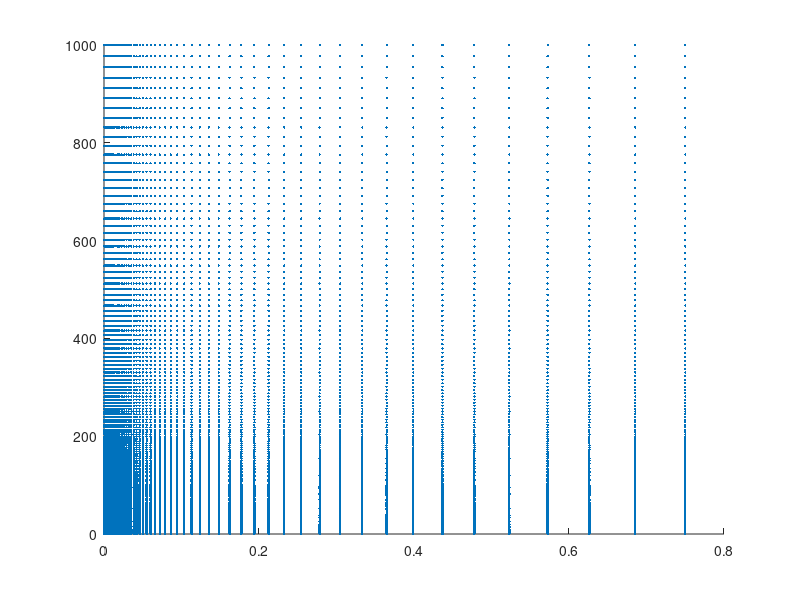

Write the MATLAB code that produced this figure. (Note: this script raises an error after producing the figure.)
clear all
clc
close all

set(0, 'DefaultLineLineWidth', 2); %set thickness of all the lines = 2

n_pigment=1.196;  %real refractive index of pigment
k_pigment=0;  %imaginary refractive index of pigment
n_medium = 1;
nang=20000;
no_of_f_v=100;
no_of_xs=500;

lamda=0.5; %freespace wavelength of incident ray in meter
f_v=logspace(-4,log10(0.75),no_of_f_v);
xs = logspace(-2,3,no_of_xs)';
teta=linspace(eps,pi,nang)';%don't start with zero to avoid division by zero
u=cos(teta);


gridmap=zeros(no_of_f_v*no_of_xs,2);
counter=1;
for i=1:length(xs)
    for j=1:length(f_v)
        gridmap(counter,1)=xs(i);
        gridmap(counter,2)=f_v(j);
        counter=counter+1;
    end
end
figure
s=scatter(gridmap(:,2),gridmap(:,1),3,'filled');
hAx=gca;
s.MarkerFaceColor = [1 0 0];
set(gca,'XScale', 'log')
set(gca,'YScale', 'log')
ylabel('Size parameter, \chi')
xlabel('Volume fraction, f_v')
hAx.XColor = [0 0 0];
hAx.YColor = [0 0 0];
hAx.LineWidth = 1.5;
axis square
xlim([10^-4 0.75])
ylim([10^-2 10^3])
hAx.XAxis.TickValues = [10^-4 10^-3 10^-2 10^-1 0.75];
xticklabels({'10^{-4}','10^{-3}','10^{-2}','10^{-1}','0.75'})
set(gca,'FontSize',13)
box on
saveas(gcf,['grid.png'])
% saveas(gcf,['reduced_scat_coeff_ref.emf'])
saveas(gcf,['grid.fig'])


f_v_cr_1 = @(x_s) (0.9047./(pi./(2*x_s)+1)).^3;%drolen tien line

drolen_fv=f_v_cr_1(xs);
drolen_fv=drolen_fv(drolen_fv>0.006);
drolen_xs=xs(end-length(drolen_fv)+1:end);
drolen_fv=[0.006;drolen_fv];
drolen_xs=[10^-2;drolen_xs];

mishchenko_fv=[0.02,0.05,0.1,0.02,0.05,0.1]; %mishchenko's experiments
mishchenko_x=[4.208,4.208,4.208,4.916,4.916,4.916];

r_list = xs*lamda/(2*pi*n_medium);

Qsca_ind = zeros(length(xs),1);
g_ind = zeros(length(xs),1);
Qsca_dep = zeros(length(xs),length(f_v));
g_dep = zeros(length(xs),length(f_v));

tic
parfor i=1:length(xs)
    radius=r_list(i);
    x_s=2*pi*n_medium*radius/lamda; %size parameter
    [Qsca_ind(i),g_ind(i),S1,S2] = mie(radius,lamda,n_medium,n_pigment,k_pigment,nang);
    Qsca_dep_i= zeros(1,length(f_v));
    g_dep_i= zeros(1,length(f_v));
    for j=1:length(f_v)
        S11=0.5*(abs(S1).^2+abs(S2).^2)';
        S=SSF_correction(f_v(j), teta, lamda/n_medium, radius);
        Qsca_dep_i(j)=2*trapz(teta,sin(teta) .* S11 .* S)/abs(x_s)^2;
        g_dep_i(j)=trapz(teta,sin(teta) .*cos(teta) .* S11 .* S)/trapz(teta,sin(teta) .* S11 .* S);
    end
    Qsca_dep(i,:)=Qsca_dep_i;
    g_dep(i,:)=g_dep_i;
end
toc

Qsca_dep_reduced=Qsca_dep.*(1-g_dep);
Qsca_ind_reduced=Qsca_ind.*(1-g_ind);

red_error_monodisperse=100*abs(Qsca_ind_reduced - Qsca_dep_reduced)./Qsca_dep_reduced;
error_monodisperse=100*abs(Qsca_ind - Qsca_dep)./Qsca_dep;
g_err_monodisperse=(g_ind - g_dep);
% g_err_monodisperse=100*abs(g_ssf-g_ssf(1,:))./g_ssf;

figure('Renderer', 'painters', 'Position', [500 300 528 420]) % starting point and height - width of the frame
contourf(f_v,xs,red_error_monodisperse,'edgecolor','none','LevelList',[0:0.1:5])
hAx=gca;
caxis([0 5])
a = colorbar;
a.Label.String = 'Error = (\sigma_s''_i_n_d - \sigma_s''_d_e_p) / \sigma_s''_d_e_p  [%]';
a.Label.FontSize = 13;
set(gca,'XScale', 'log')
set(gca,'YScale', 'log')
ylabel('Size parameter')
xlabel('Volume fraction, f_v')
colormap(jet)
hold on
% [C,h]=contour(f_v,xs,error_monodisperse',[1 2 3 5 10 20],"ShowText",true,'edgecolor','black');
[C,h]=contour(f_v,xs,red_error_monodisperse,[1 3 5],"ShowText",true,'edgecolor','black');
set(gca,'XScale', 'log')
set(gca,'YScale', 'log')
ylabel('Size parameter, \chi')
xlabel('Volume fraction, f_v')
hAx.XColor = [0 0 0];
hAx.YColor = [0 0 0];
hAx.LineWidth = 1.5;
axis square
set(h,'linewidth',1.5)
set(gca,'FontSize',13)
clabel(C,h,'FontSize',13,'Color','Black')
hold on
loglog(drolen_fv,drolen_xs,'--k')
scatter(mishchenko_fv([1,4]),mishchenko_x([1,4]),60,'MarkerEdgeColor',[0 0.8 0],...
          'LineWidth',1.5)
scatter(mishchenko_fv([2,5]),mishchenko_x([2,5]),60,'MarkerEdgeColor',[0.75, 0.75, 0],...
          'LineWidth',1.5)
scatter(mishchenko_fv([3,6]),mishchenko_x([3,6]),60,'MarkerEdgeColor',[1 0 0],...
          'LineWidth',1.5)
xlim([10^-4 0.75])
ylim([10^-2 10^3])
hAx.XAxis.TickValues = [10^-4 10^-3 10^-2 10^-1 0.75];
xticklabels({'10^{-4}','10^{-3}','10^{-2}','10^{-1}','0.75'})
txt = ['m = ' num2str(n_pigment/n_medium) ' + ' num2str(k_pigment/n_medium) '⋅i'];
t=text(1.25*10^-4,5*10^2,txt);
t.FontSize = 13;
t.Color = [1 1 1];

saveas(gcf,['reduced_scat_coeff_ref.png'])
% saveas(gcf,['reduced_scat_coeff_ref.emf'])
saveas(gcf,['reduced_scat_coeff_ref.fig'])


figure('Renderer', 'painters', 'Position', [500 300 528 420]) % starting point and height - width of the frame

contourf(f_v,xs,error_monodisperse,'edgecolor','none','LevelList',[0:0.1:5])
hAx=gca;
caxis([0 5])
a = colorbar;
a.Label.String = 'Error = (\sigma_s_,_i_n_d - \sigma_s_,_d_e_p) / \sigma_s_,_d_e_p  [%]';
a.Label.FontSize = 13;
set(gca,'XScale', 'log')
set(gca,'YScale', 'log')
ylabel('Size parameter')
xlabel('Volume fraction, f_v')
colormap(jet)
hold on
% [C,h]=contour(f_v,xs,error_monodisperse',[1 2 3 5 10 20],"ShowText",true,'edgecolor','black');
[C,h]=contour(f_v,xs,error_monodisperse,[1 3 5],"ShowText",true,'edgecolor','black');
set(gca,'XScale', 'log')
set(gca,'YScale', 'log')
ylabel('Size parameter, \chi')
xlabel('Volume fraction, f_v')
hAx.XColor = [0 0 0];
hAx.YColor = [0 0 0];
hAx.LineWidth = 1.5;
axis square
set(h,'linewidth',1.5)
set(gca,'FontSize',13)
clabel(C,h,'FontSize',13,'Color','Black')
hold on
loglog(drolen_fv,drolen_xs,'--k')
scatter(mishchenko_fv([1,4]),mishchenko_x([1,4]),60,'MarkerEdgeColor',[0 0.8 0],...
          'LineWidth',1.5)
scatter(mishchenko_fv([2,5]),mishchenko_x([2,5]),60,'MarkerEdgeColor',[0.75, 0.75, 0],...
          'LineWidth',1.5)
scatter(mishchenko_fv([3,6]),mishchenko_x([3,6]),60,'MarkerEdgeColor',[1 0 0],...
          'LineWidth',1.5)
xlim([10^-4 0.75])
ylim([10^-2 10^3])
hAx.XAxis.TickValues = [10^-4 10^-3 10^-2 10^-1 0.75];
xticklabels({'10^{-4}','10^{-3}','10^{-2}','10^{-1}','0.75'})
txt = ['m = ' num2str(n_pigment/n_medium) ' + ' num2str(k_pigment/n_medium) '⋅i'];
t=text(1.25*10^-4,5*10^2,txt);
t.FontSize = 13;
t.Color = [1 1 1];
saveas(gcf,['scat_coeff_ref.png'])
% saveas(gcf,['scat_coeff_ref.emf'])
saveas(gcf,['scat_coeff_ref.fig'])

% g_err_monodisperse(g_err_monodisperse<0)=0;
figure('Renderer', 'painters', 'Position', [500 300 528 420]) % starting point and height - width of the frame

contourf(f_v,xs,g_err_monodisperse,'edgecolor','none','LevelList',[0:0.0005:0.05])
hAx=gca;
caxis([0 0.05])
a = colorbar;
a.Label.String = 'Error = g_i_n_d - g_d_e_p';
a.Label.FontSize = 13;
set(gca,'XScale', 'log')
set(gca,'YScale', 'log')
ylabel('Size parameter')
xlabel('Volume fraction, f_v')
colormap(jet)
hold on
[C,h]=contour(f_v,xs,g_err_monodisperse,[10 10],"ShowText",true,'edgecolor','black');
set(gca,'XScale', 'log')
set(gca,'YScale', 'log')
ylabel('Size parameter, \chi')
xlabel('Volume fraction, f_v')
hAx.XColor = [0 0 0];
hAx.YColor = [0 0 0];
hAx.LineWidth = 1.5;
axis square
set(h,'linewidth',1.5)
set(gca,'FontSize',13)
clabel(C,h,'FontSize',13,'Color','Black')
hold on
loglog(drolen_fv,drolen_xs,'--k')
scatter(mishchenko_fv([1,4]),mishchenko_x([1,4]),60,'MarkerEdgeColor',[0 0.8 0],...
          'LineWidth',1.5)
scatter(mishchenko_fv([2,5]),mishchenko_x([2,5]),60,'MarkerEdgeColor',[0.75, 0.75, 0],...
          'LineWidth',1.5)
scatter(mishchenko_fv([3,6]),mishchenko_x([3,6]),60,'MarkerEdgeColor',[1 0 0],...
          'LineWidth',1.5)
xlim([10^-4 0.75])
ylim([10^-2 10^3])
hAx.XAxis.TickValues = [10^-4 10^-3 10^-2 10^-1 0.75];
xticklabels({'10^{-4}','10^{-3}','10^{-2}','10^{-1}','0.75'})
txt = ['m = ' num2str(n_pigment/n_medium) ' + ' num2str(k_pigment/n_medium) '⋅i'];
t=text(1.25*10^-4,5*10^2,txt);
t.FontSize = 13;
t.Color = [1 1 1];
saveas(gcf,['asymm.png'])
% saveas(gcf,['asymm.emf'])
saveas(gcf,['asymm.fig'])

